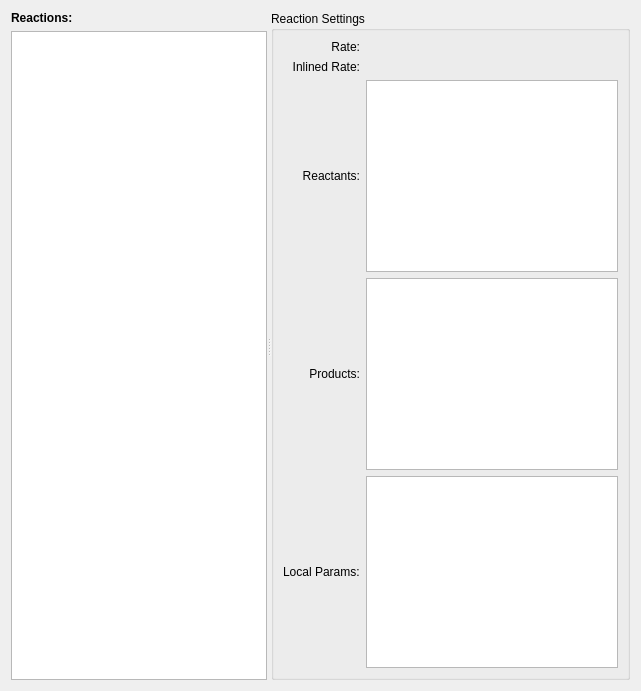
       <widget class="QWidget" name="tabReactions">
        <property name="whatsThis">
         <string>&lt;h4&gt;Reactions tab&lt;/h4&gt;
&lt;p&gt;In the Reactions tab all the reactions in the model are shown.&lt;/p&gt;
&lt;p&gt;They can take place either within a compartment, or on the membrane between two compartments.&lt;/p&gt;
&lt;p&gt;'Reactants' are consumed by the reaction, while 'Products' are produced by the reaction.&lt;/p&gt;</string>
        </property>
        <attribute name="title">
         <string>Reactions</string>
        </attribute>
        <layout class="QHBoxLayout" name="horizontalLayout_14">
         <item>
          <widget class="QSplitter" name="splitter_5">
           <property name="orientation">
            <enum>Qt::Horizontal</enum>
           </property>
           <property name="childrenCollapsible">
            <bool>false</bool>
           </property>
           <widget class="QWidget" name="verticalLayoutWidget_4">
            <layout class="QVBoxLayout" name="verticalLayout_8">
             <item>
              <widget class="QLabel" name="lblReactions">
               <property name="sizePolicy">
                <sizepolicy hsizetype="Fixed" vsizetype="Fixed">
                 <horstretch>0</horstretch>
                 <verstretch>0</verstretch>
                </sizepolicy>
               </property>
               <property name="font">
                <font>
                 <weight>75</weight>
                 <bold>true</bold>
                </font>
               </property>
               <property name="text">
                <string>Reactions:</string>
               </property>
              </widget>
             </item>
             <item>
              <widget class="QTreeWidget" name="listReactions">
               <property name="sizePolicy">
                <sizepolicy hsizetype="Preferred" vsizetype="Expanding">
                 <horstretch>0</horstretch>
                 <verstretch>0</verstretch>
                </sizepolicy>
               </property>
               <attribute name="headerVisible">
                <bool>false</bool>
               </attribute>
               <column>
                <property name="text">
                 <string notr="true">1</string>
                </property>
               </column>
              </widget>
             </item>
            </layout>
           </widget>
           <widget class="QGroupBox" name="grpReactions">
            <property name="sizePolicy">
             <sizepolicy hsizetype="Expanding" vsizetype="Preferred">
              <horstretch>1</horstretch>
              <verstretch>0</verstretch>
             </sizepolicy>
            </property>
            <property name="title">
             <string>Reaction Settings</string>
            </property>
            <layout class="QHBoxLayout" name="horizontalLayout_3">
             <item>
              <layout class="QGridLayout" name="gridReaction">
               <item row="0" column="1">
                <widget class="QLabel" name="lblReactionRate">
                 <property name="sizePolicy">
                  <sizepolicy hsizetype="Expanding" vsizetype="Preferred">
                   <horstretch>0</horstretch>
                   <verstretch>0</verstretch>
                  </sizepolicy>
                 </property>
                 <property name="text">
                  <string/>
                 </property>
                 <property name="wordWrap">
                  <bool>true</bool>
                 </property>
                </widget>
               </item>
               <item row="3" column="0">
                <widget class="QLabel" name="lblProducts">
                 <property name="sizePolicy">
                  <sizepolicy hsizetype="Minimum" vsizetype="Preferred">
                   <horstretch>0</horstretch>
                   <verstretch>0</verstretch>
                  </sizepolicy>
                 </property>
                 <property name="text">
                  <string>Products:</string>
                 </property>
                 <property name="alignment">
                  <set>Qt::AlignRight|Qt::AlignTrailing|Qt::AlignVCenter</set>
                 </property>
                </widget>
               </item>
               <item row="2" column="0">
                <widget class="QLabel" name="lblReactants">
                 <property name="sizePolicy">
                  <sizepolicy hsizetype="Minimum" vsizetype="Preferred">
                   <horstretch>0</horstretch>
                   <verstretch>0</verstretch>
                  </sizepolicy>
                 </property>
                 <property name="text">
                  <string>Reactants:</string>
                 </property>
                 <property name="alignment">
                  <set>Qt::AlignRight|Qt::AlignTrailing|Qt::AlignVCenter</set>
                 </property>
                </widget>
               </item>
               <item row="4" column="1">
                <widget class="QListWidget" name="listReactionParams"/>
               </item>
               <item row="2" column="1">
                <widget class="QListWidget" name="listReactants">
                 <property name="sizePolicy">
                  <sizepolicy hsizetype="Preferred" vsizetype="Preferred">
                   <horstretch>0</horstretch>
                   <verstretch>0</verstretch>
                  </sizepolicy>
                 </property>
                </widget>
               </item>
               <item row="0" column="0">
                <widget class="QLabel" name="lblReactionRateLabel">
                 <property name="sizePolicy">
                  <sizepolicy hsizetype="Minimum" vsizetype="Preferred">
                   <horstretch>0</horstretch>
                   <verstretch>0</verstretch>
                  </sizepolicy>
                 </property>
                 <property name="text">
                  <string>Rate:</string>
                 </property>
                 <property name="alignment">
                  <set>Qt::AlignRight|Qt::AlignTrailing|Qt::AlignVCenter</set>
                 </property>
                </widget>
               </item>
               <item row="4" column="0">
                <widget class="QLabel" name="lblReactionParams">
                 <property name="text">
                  <string>Local Params:</string>
                 </property>
                </widget>
               </item>
               <item row="3" column="1">
                <widget class="QListWidget" name="listProducts">
                 <property name="sizePolicy">
                  <sizepolicy hsizetype="Preferred" vsizetype="Preferred">
                   <horstretch>0</horstretch>
                   <verstretch>0</verstretch>
                  </sizepolicy>
                 </property>
                </widget>
               </item>
               <item row="1" column="0">
                <widget class="QLabel" name="lblInlinedReactionRateLabel">
                 <property name="text">
                  <string>Inlined Rate:</string>
                 </property>
                 <property name="alignment">
                  <set>Qt::AlignRight|Qt::AlignTrailing|Qt::AlignVCenter</set>
                 </property>
                </widget>
               </item>
               <item row="1" column="1">
                <widget class="QLabel" name="lblInlinedReactionRate">
                 <property name="text">
                  <string/>
                 </property>
                 <property name="wordWrap">
                  <bool>true</bool>
                 </property>
                </widget>
               </item>
              </layout>
             </item>
            </layout>
           </widget>
          </widget>
         </item>
        </layout>
       </widget>
